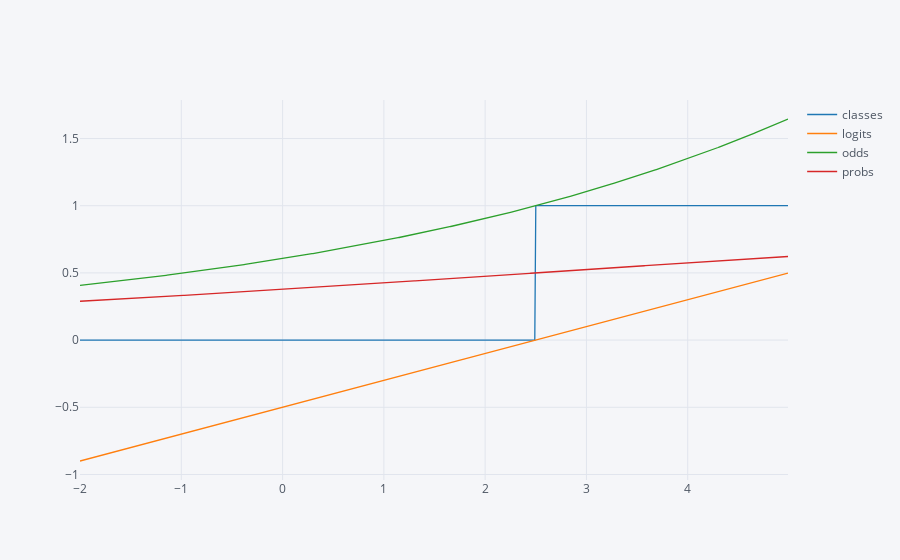

This figure's notebook cell:
### Code cell
coef0 = -0.5 
coef1 = 0.2

xrange = np.arange(-2, 5, 0.01)
logits = coef0 + coef1 * xrange
odds = logits_to_odds(logits)
probs = logits_to_probs(logits)
classes = np.round(probs)

df = pd.DataFrame(dict(logits=logits, odds=odds, probs=probs, classes=classes)).set_index(xrange)
df.iplot()

### Figure 1 — Plotly figure (JSON) as saved in the notebook; plotly's stock layout.template omitted (floating-point values rounded to 4 significant figures; data arrays with more than 128 entries replaced by an {"elided": "..."} marker saying what was removed)
{"data": [{"line": {"color": "rgba(31, 119, 180, 1.0)", "dash": "solid", "shape": "linear", "width": 1.3}, "mode": "lines", "name": "classes", "text": "", "type": "scatter", "uid": "5eb37d4d-7eea-4b63-bbb9-8598c63a3a0d", "x": {"elided": "700 float values"}, "y": {"elided": "700 int values"}}, {"line": {"color": "rgba(255, 127, 14, 1.0)", "dash": "solid", "shape": "linear", "width": 1.3}, "mode": "lines", "name": "logits", "text": "", "type": "scatter", "uid": "97b1ba3e-108b-454a-870b-2660dbaece52", "x": {"elided": "700 float values"}, "y": {"elided": "700 float values"}}, {"line": {"color": "rgba(44, 160, 44, 1.0)", "dash": "solid", "shape": "linear", "width": 1.3}, "mode": "lines", "name": "odds", "text": "", "type": "scatter", "uid": "45a032c5-06b0-4735-a2dc-836a81570cb6", "x": {"elided": "700 float values"}, "y": {"elided": "700 float values"}}, {"line": {"color": "rgba(214, 39, 40, 1.0)", "dash": "solid", "shape": "linear", "width": 1.3}, "mode": "lines", "name": "probs", "text": "", "type": "scatter", "uid": "ef59d510-43b6-4ecb-abc6-e75674fad69e", "x": {"elided": "700 float values"}, "y": {"elided": "700 float values"}}], "layout": {"legend": {"bgcolor": "#F5F6F9", "font": {"color": "#4D5663"}}, "paper_bgcolor": "#F5F6F9", "plot_bgcolor": "#F5F6F9", "title": {"font": {"color": "#4D5663"}}, "xaxis": {"gridcolor": "#E1E5ED", "showgrid": true, "tickfont": {"color": "#4D5663"}, "title": {"font": {"color": "#4D5663"}, "text": ""}, "zerolinecolor": "#E1E5ED"}, "yaxis": {"gridcolor": "#E1E5ED", "showgrid": true, "tickfont": {"color": "#4D5663"}, "title": {"font": {"color": "#4D5663"}, "text": ""}, "zerolinecolor": "#E1E5ED"}}}
